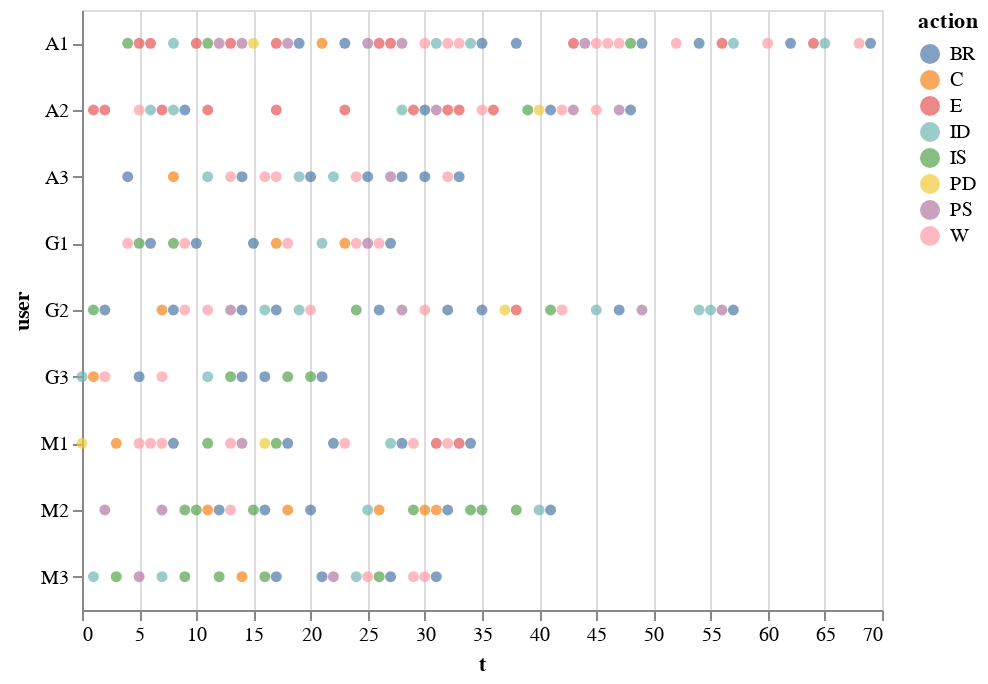

Notebook code for this chart:
### Markdown cell above
# Action only

### Code cell
df_action = df[df.action.isin(actionOnly)]
alt.Chart(df_action).mark_circle().encode(        
    color='action',
    y="user",
    x='t'
)

### Figure 1 — Vega-Lite specification as saved in the notebook (floating-point values rounded to 4 significant figures; data arrays with more than 128 entries replaced by an {"elided": "..."} marker saying what was removed)
{"$schema": "https://vega.github.io/schema/vega-lite/v2.6.0.json", "config": {"view": {"height": 300, "width": 400}}, "data": {"name": "data-bda37622a78230695a2b5e1bf436274d"}, "datasets": {"data-bda37622a78230695a2b5e1bf436274d": {"elided": "203 records"}}, "encoding": {"color": {"field": "action", "type": "nominal"}, "x": {"field": "t", "type": "quantitative"}, "y": {"field": "user", "type": "nominal"}}, "mark": "circle"}
